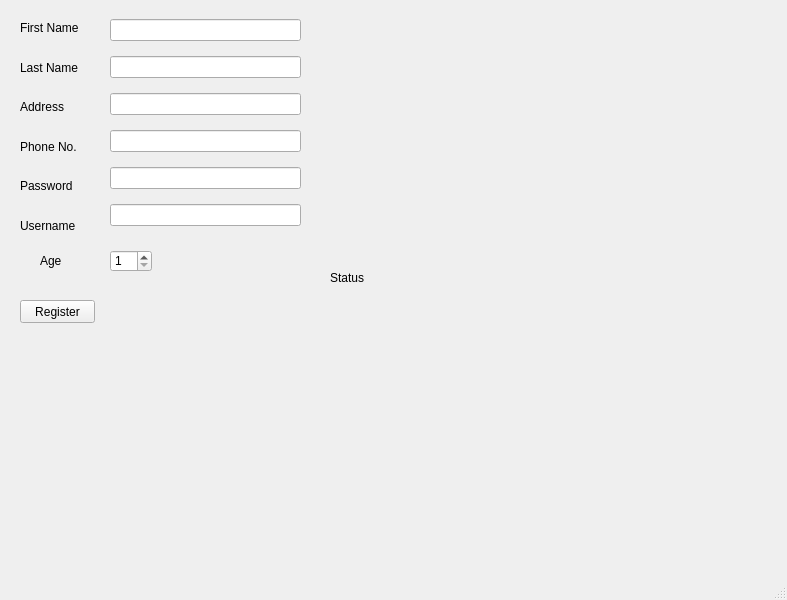
<?xml version="1.0" encoding="UTF-8"?>
<ui version="4.0">
 <class>Register</class>
 <widget class="QMainWindow" name="Register">
  <property name="geometry">
   <rect>
    <x>0</x>
    <y>0</y>
    <width>787</width>
    <height>600</height>
   </rect>
  </property>
  <property name="minimumSize">
   <size>
    <width>787</width>
    <height>600</height>
   </size>
  </property>
  <property name="maximumSize">
   <size>
    <width>787</width>
    <height>600</height>
   </size>
  </property>
  <property name="windowTitle">
   <string>Register</string>
  </property>
  <property name="styleSheet">
   <string notr="true">QMainWindow {
image: url(:/new/prefix1/cloudsss.jpg);
}</string>
  </property>
  <widget class="QWidget" name="centralwidget">
   <widget class="QLabel" name="label_5">
    <property name="geometry">
     <rect>
      <x>40</x>
      <y>250</y>
      <width>31</width>
      <height>21</height>
     </rect>
    </property>
    <property name="text">
     <string>Age</string>
    </property>
   </widget>
   <widget class="QPushButton" name="pushButton">
    <property name="geometry">
     <rect>
      <x>20</x>
      <y>300</y>
      <width>75</width>
      <height>23</height>
     </rect>
    </property>
    <property name="text">
     <string>Register</string>
    </property>
   </widget>
   <widget class="QLabel" name="label_8">
    <property name="geometry">
     <rect>
      <x>330</x>
      <y>270</y>
      <width>331</width>
      <height>16</height>
     </rect>
    </property>
    <property name="text">
     <string>Status</string>
    </property>
   </widget>
   <widget class="QSpinBox" name="spinBox_Age">
    <property name="geometry">
     <rect>
      <x>110</x>
      <y>250</y>
      <width>42</width>
      <height>22</height>
     </rect>
    </property>
    <property name="minimum">
     <number>1</number>
    </property>
    <property name="maximum">
     <number>120</number>
    </property>
   </widget>
   <widget class="QWidget" name="layoutWidget">
    <property name="geometry">
     <rect>
      <x>110</x>
      <y>10</y>
      <width>191</width>
      <height>231</height>
     </rect>
    </property>
    <layout class="QVBoxLayout" name="verticalLayout">
     <item>
      <widget class="QLineEdit" name="lineEdit_FName"/>
     </item>
     <item>
      <widget class="QLineEdit" name="lineEdit_LName"/>
     </item>
     <item>
      <widget class="QLineEdit" name="lineEdit_Address"/>
     </item>
     <item>
      <widget class="QLineEdit" name="lineEdit_PhoneNo">
       <property name="maxLength">
        <number>32778</number>
       </property>
      </widget>
     </item>
     <item>
      <widget class="QLineEdit" name="lineEdit_Password">
       <property name="echoMode">
        <enum>QLineEdit::Password</enum>
       </property>
      </widget>
     </item>
     <item>
      <widget class="QLineEdit" name="lineEdit_Username"/>
     </item>
    </layout>
   </widget>
   <widget class="QWidget" name="layoutWidget">
    <property name="geometry">
     <rect>
      <x>20</x>
      <y>11</y>
      <width>91</width>
      <height>231</height>
     </rect>
    </property>
    <layout class="QVBoxLayout" name="verticalLayout_2">
     <item>
      <widget class="QLabel" name="label">
       <property name="text">
        <string>First Name</string>
       </property>
      </widget>
     </item>
     <item>
      <widget class="QLabel" name="label_2">
       <property name="text">
        <string>Last Name</string>
       </property>
      </widget>
     </item>
     <item>
      <widget class="QLabel" name="label_3">
       <property name="text">
        <string>Address</string>
       </property>
      </widget>
     </item>
     <item>
      <widget class="QLabel" name="label_4">
       <property name="text">
        <string>Phone No.</string>
       </property>
      </widget>
     </item>
     <item>
      <widget class="QLabel" name="label_6">
       <property name="text">
        <string>Password</string>
       </property>
      </widget>
     </item>
     <item>
      <widget class="QLabel" name="label_7">
       <property name="text">
        <string>Username</string>
       </property>
      </widget>
     </item>
    </layout>
   </widget>
  </widget>
  <widget class="QMenuBar" name="menubar">
   <property name="geometry">
    <rect>
     <x>0</x>
     <y>0</y>
     <width>787</width>
     <height>21</height>
    </rect>
   </property>
  </widget>
  <widget class="QStatusBar" name="statusbar"/>
 </widget>
 <resources/>
 <connections/>
</ui>
